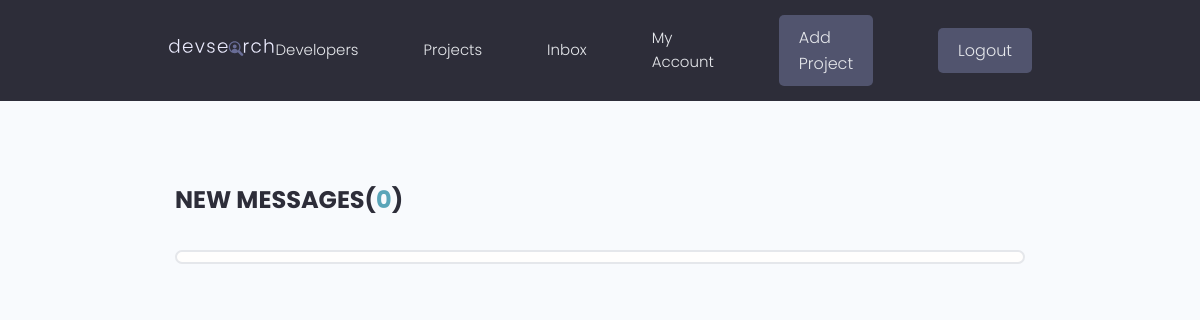
The page /inbox/ (signed in) on the database as committed earlier.
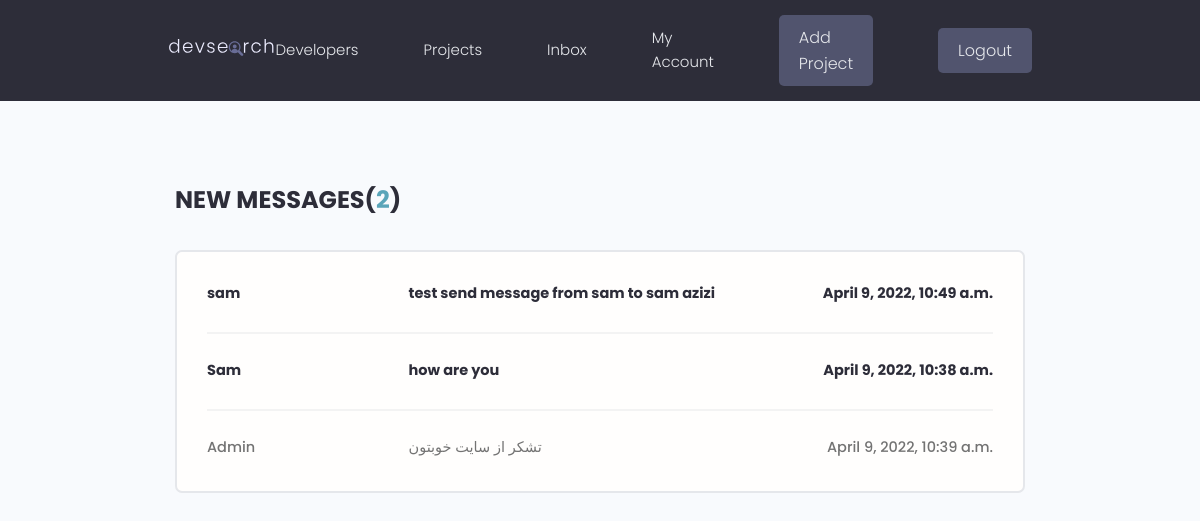
The same page on the database as committed later.
### users/models.py (models this page shows, shortened)
class Message(models.Model):
    sender = models.ForeignKey(
        Profile, on_delete=models.SET_NULL, null=True, blank=True)
    recipient = models.ForeignKey(
        Profile, on_delete=models.SET_NULL, null=True, blank=True, related_name="messages")
    name = models.CharField(max_length=200, null=True, blank=True)
    email = models.EmailField(max_length=200, null=True, blank=True)
    subject = models.CharField(max_length=200, null=True, blank=True)
    body = models.TextField()
    is_read = models.BooleanField(default=False, null=True)
    created = models.DateTimeField(auto_now_add=True)
    id = models.UUIDField(default=uuid.uuid4, unique=True,
                          primary_key=True, editable=False)
    class Meta:
        ordering = ['is_read', '-created']

### users/views.py (the view)
# urls.py: path('inbox/',views.inbox, name= 'inbox'),
@login_required(login_url='users:login')
def inbox(request):
    profile = request.user.profile
    messageRequests = profile.messages.all()
    unreadCount = messageRequests.filter(is_read=False).count()
    context ={
        'messageRequests':messageRequests,'unreadCound':unreadCount
    }
    return render(request,'users/inbox.html',context)

### users/templates/users/inbox.html
{% extends 'main.html' %}
{% block content%}
  <main class="inbox my-xl">
    <div class="content-box">
      <h3 class="inbox__title">New Messages(<span>{{ unreadCound }}</span>)</h3>
      <ul class="messages">
          {% for message in messageRequests %}
          {% if message.is_read == False %}
          <li class="message message--unread">
              {% else %}
               <li class="message">
          {% endif %}
          <a href="{% url 'users:message' message.id %}">
            <span class="message__author">{{ message.name }}</span>
            <span class="message__subject">{{ message.subject }}</span>
            <span class="message__date">{{ message.created }}</span>
          </a>
        </li>
        {% endfor %}
      </ul>
    </div>
  </main>
{%endblock %}

### templates/main.html (shortened to what this page needs)
<!DOCTYPE html>
{% load static %}
<html lang="en">
<head>
  <link rel="stylesheet" href="https://cdn.iconmonstr.com/1.3.0/css/iconmonstr-iconic-font.min.css" />
  <link rel="stylesheet" href="{% static 'uikit/styles/uikit.css' %}" />
  <link rel="stylesheet" href="{% static 'styles/app.css' %}" />
</head>
<body>
{% include 'navbar.html' %}
    {% block content %}
    {% endblock %}
</body>
</html>

### templates/navbar.html (shortened to what this page needs)
{% load static %}
  <header class="header">
    <div class="container container--narrow">
      <a href="{% url 'projects:projects' %}" class="header__logo">
        <img src="{% static 'images/logo.svg' %}" alt="DevSearch Logo" />
      </a>
      <nav class="header__nav">
        <ul class="header__menu">
          <li class="header__menuItem"><a href="{% url 'users:profiles' %}">Developers</a></li>
          <li class="header__menuItem"><a href="{% url 'projects:projects'%}">Projects</a></li>
            {% if user.is_authenticated %}
          <li class="header__menuItem"><a href="{% url 'users:inbox' %}">Inbox</a></li>
          <li class="header__menuItem"><a href="{% url 'users:account'  %}">My Account</a></li>
          <li class="header__menuItem"><a href="{% url 'projects:create-project' %}" class="btn btn--sub">Add Project</a></li>
          <li class="header__menuItem"><a href="{% url 'users:logout' %}" class="btn btn--sub">Logout</a></li>
          {% else %}
          <li class="header__menuItem"><a href="{% url 'users:login' %}" class="btn btn--sub">Login/Sign Up</a></li>
            {% endif %}
        </ul>
      </nav>
    </div>
  </header>

### static/styles/app.css (style rules this page uses)
:root { --color-sub: #2d2d39; }
.btn--sub { background-color: var(--color-sub-light); }
img { width: 100%; }
.content-box { width: 95%; max-width: 85rem; margin: 0 auto; }
.header { position: sticky; z-index: 111; background-color: var(--color-sub); padding: 1.5rem 0; }
.header > .container { display: flex; justify-content: space-between; align-items: center; }
.header__logo > img { height: 3.8rem; }
.header__nav > ul { display: inline-flex; align-items: center; list-style: none; gap: 6.5rem; }
.header__menuItem > a { color: var(--color-light); font-weight: 300; }
.inbox { height: 90vh; }
.inbox__title, .inbox__title span { font-size: 2.4rem; font-weight: 700; color: var(--color-sub); text-transform: uppercase; text-align: left; margin-bottom: 3rem; }
.inbox__title span { color: var(--color-main); }
.messages { list-style: none; background: var(--color-white); padding: 0.5rem 3rem; border: 2px solid var(--color-light); border-radius: 0.7rem; }
.message { padding: 2.5rem 0; }
.message > a span { font-size: 1.45rem; font-weight: 500; }
.message.message--unread a span { font-weight: 700; color: var(--color-sub); }
.message:not(:last-child) { border-bottom: 2px solid var(--color-white-light); }
.message > a { display: flex; gap: 1rem; }
.message__author, .message__date { flex-basis: 25%; }
.message__subject { flex-basis: 50%; }
.message__date { text-align: right; }

### static/uikit/styles/modules/_variables.css (style rules this page uses)
:root { --color-main: #5aa5b9; --color-main-light: #e6faff; --color-sub: #3f4156; --color-sub-light: #51546e; --color-sub-lighter: #ededfd; --color-text: #737373; --color-gray: #8b8b8b; --color-light: #e5e7eb; --color-light-gray: #767676; --color-bg: #f8fafd; --color-white: #fffefd; --color-white-light: #f3f3f3; --color-success: #359e64; --color-success-bg: #def8e8; --color-error: #fc4b0b; --color-error-bg: #fff2ee; --font-base: 'Poppins', arial, helvetica, 'Segoe UI', roboto, ubuntu, sans-serif; --font-monospace: 'Fira Code', 'Courier New', courier, monospace; --font-regular: 300; --font-medium: 500; --font-bold: 700; --generic-shadow: 1px 1px 5px #00000010; --generic-transition: all 0.3s ease-in-out; }

### static/uikit/styles/modules/_base.css (style rules this page uses)
* { margin: 0; padding: 0; box-sizing: border-box; text-rendering: optimizeLegibility; color: inherit; font-size: inherit; }
html { font-size: 50%; }
@media only screen and (min-width: 480px) { html { font-size: 56.25%; } }
@media only screen and (min-width: 1200px) { html { font-size: 62.5%; } }
body { line-height: 1.6; font-weight: 400; font-size: 1.5rem; color: var(--color-text); background-color: var(--color-bg); min-height: 100vh; }

### static/uikit/styles/modules/_typography.css (style rules this page uses)
* { font-family: var(--font-base); }
h3 { font-size: 3.2rem; font-weight: var(--font-medium); }
p, span, strong { font-size: 1.6rem; color: var(--color-text); font-weight: var(--font-regular); }
a { padding-bottom: 2px; text-decoration: none; display: inline-block; color: var(--color-main); font-weight: var(--font-medium); }

### static/uikit/styles/modules/_utilities.css (style rules this page uses)
.container { width: 92%; max-width: 165rem; margin: 0 auto; box-sizing: border-box; }
.container--narrow { width: 92%; max-width: 120rem; }
@media screen and (min-width: 1000px) { .container { width: 90%; } }
@media screen and (min-width: 1000px) { .container--narrow { width: 85%; } }
@media screen and (min-width: 1200px) { .container { width: 80%; } }
@media screen and (min-width: 1200px) { .container--narrow { width: 72%; } }
.my-xl { margin: 8rem auto; }

### static/uikit/styles/modules/_button.css (style rules this page uses)
.btn { display: inline-block; position: relative; cursor: pointer; background-color: var(--color-light); font-weight: var(--font-medium); color: var(--color-sub); text-decoration: none; padding: 1rem 2rem; border-radius: 0.5rem; border: none; width: -webkit-fit-content; width: -moz-fit-content; width: fit-content; height: -webkit-fit-content; height: -moz-fit-content; height: fit-content; font-size: 1.6rem; outline-width: 0; outline-color: transparent; -webkit-backface-visibility: hidden; backface-visibility: hidden; transition: all 0.3s ease-in-out; }
.btn--sub { background-color: var(--color-sub); color: var(--color-white); }

Rows that differ between the two databases and show on the page:
added Message: name "sam", subject "test send message from sam to sam azizi", created "April 9, 2022, 10:49 a.m."
added Message: name "Sam", subject "how are you", created "April 9, 2022, 10:38 a.m."
added Message: name "Admin", subject "تشکر از سایت خوبتون", created "April 9, 2022, 10:39 a.m."
Other text that changed with them:
{{ unreadCound }}: "0" → "2"
